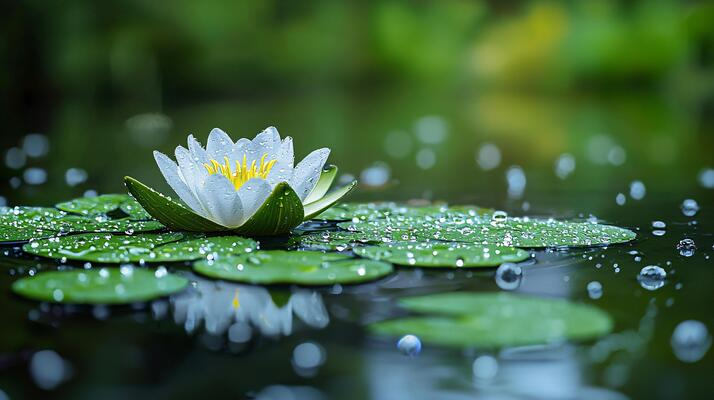
#> input picture 45 days 11 june 2025/Lecture-18 OpenCV first lecture-read-images-video-cameras-blue-edges-and-moree/myimg.jpg, 714 x 400 px
$ python write_on_frames.py
#> lines starting #> are read from the running program, lines starting #| are printed output that depends on the picture; after the words box and inside, x2 and y2 are one past the last pixel; in counts of white or black regions, pixels touching at a corner belong together
import cv2

img = cv2.imread("myimg.jpg")
#> img is the input picture: shape (400, 714, 3); mean B, G, R 64.1, 96.1, 63.8

cv2.putText(img, "this is hellow owrld", (100, 100), 1, 2.0, (10, 240, 30), 2)
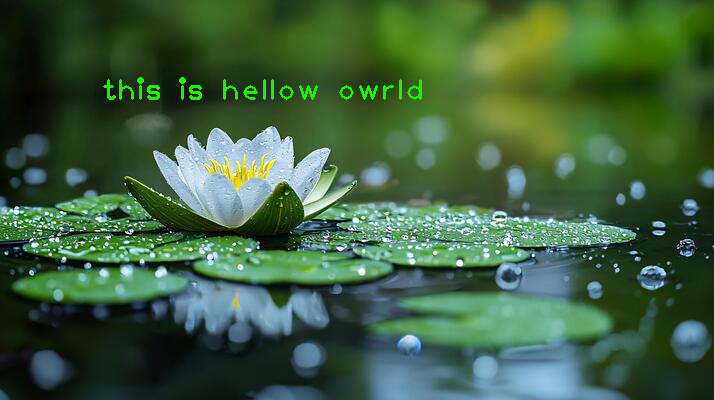
#> img: shape (400, 714, 3); 0.57% of pixels changed, all inside (x1, y1, x2, y2) = (103, 77, 422, 100)

cv2.imshow("myimg", img)


cv2.waitKey(0)
